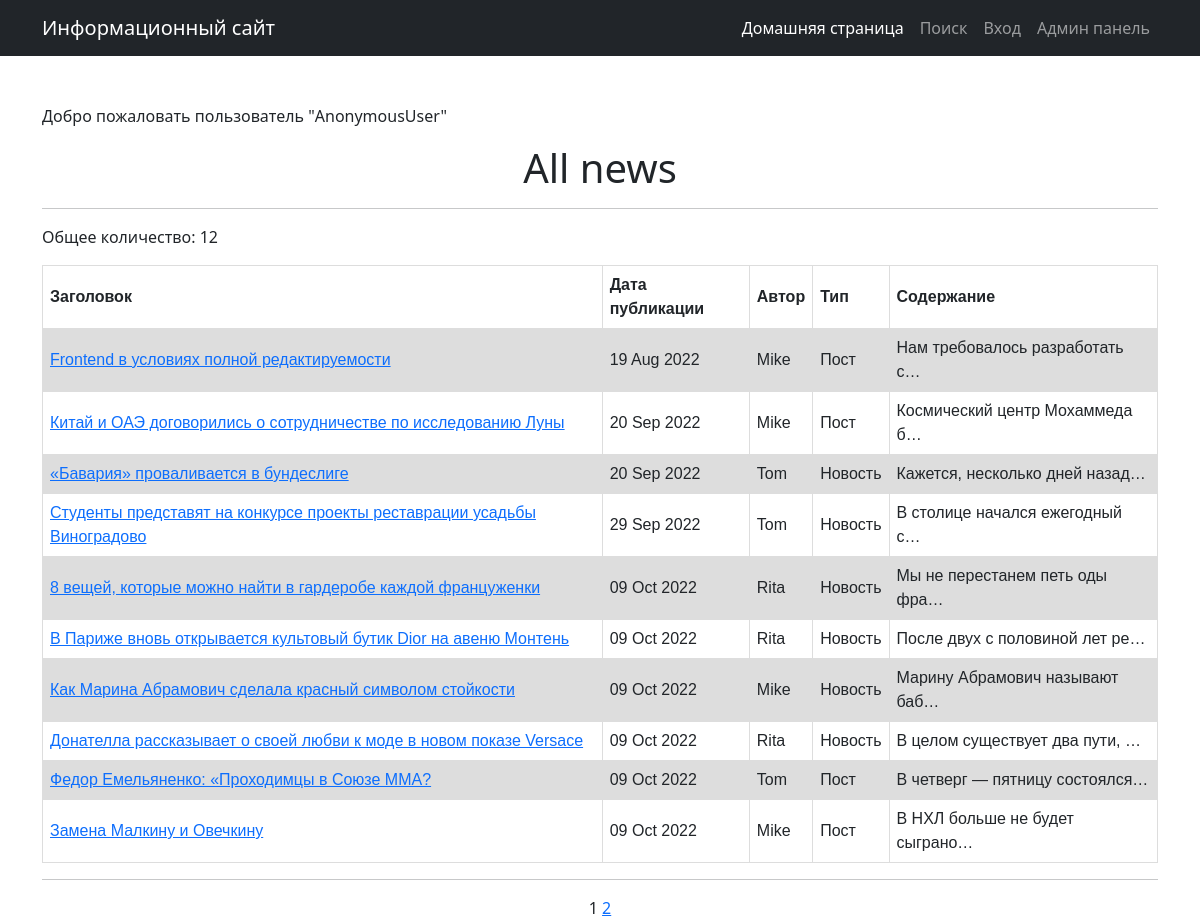
The page /news/ on the database as committed earlier.
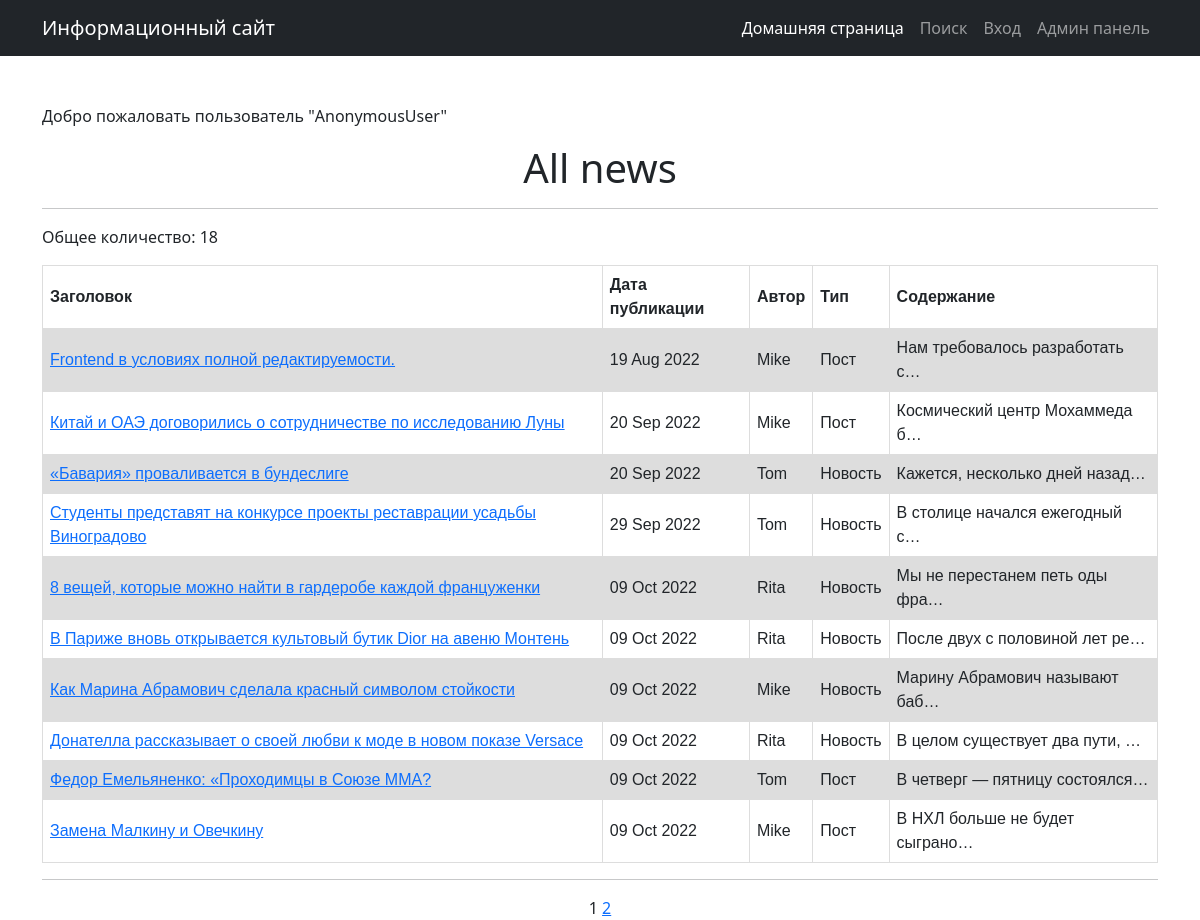
The same page on the database as committed later.
### news/models.py (models this page shows, shortened)
class Post(models.Model):
    ARTICLE = 'AR'
    NEWS = 'NW'
    TYPES = [
        (ARTICLE, "Пост"),
        (NEWS, "Новость")
    ]
    title = models.CharField(max_length=254)
    content = models.TextField()
    rating = models.IntegerField(default=0)
    type = models.CharField(max_length=10,
                            choices=TYPES,
                            blank=True,
                            null=True,
                            default='post'
                            )
    cr_time = models.DateTimeField(auto_now_add=True)
    postAuthor = models.ForeignKey(Author, on_delete=models.RESTRICT)
    category = models.ManyToManyField(Category, through='PostCategory')
    class Meta:
        verbose_name = "Пост"
        verbose_name_plural = "Посты"

class Author(models.Model):
    author = models.OneToOneField(User,
                                  on_delete=models.CASCADE,
                                  primary_key=True  # Первичный ключ будет тот же, что и внешний ключ
                                  )
    rating = models.SmallIntegerField(default=0)
    def __str__(self):
        return f"{self.author}"
    class Meta:
        verbose_name = "Автор"
        verbose_name_plural = "Авторы"

### news/views.py (the view)
# urls.py: path('', NewsList.as_view(), name='list_posts'),
class NewsList(ListView):
    model = Post
    ordering = 'cr_time'
    template_name = 'postslist.html'
    context_object_name = 'newslist'
    paginate_by = 10
    def get_context_data(self, **kwargs):
        context = super(NewsList, self).get_context_data()
        context['currentuserid'] = self.request.user.id
        return context

### news/templatetags/custom_filters.py (called while the page is built)
@register.filter()
def censor(value:str, symbol='*')->str:
    badwords_in_text = set(value.split( )) & set(BADWORDS)  #  Список нецензурных слов в тексте путем пересечения множеств
    if badwords_in_text:
        for badword in badwords_in_text:
            censored = badword[0] + (len(badword) - 1) * symbol
            value = value.replace(badword, censored)
    return value

@register.filter()
def typetorus(type_value):
    types = {'AR': "Пост", 'NW': "Новость"}
    return types[type_value]

### news/templates/news/postslist.html (shortened to what this page needs)
{% extends 'flatpages/default.html' %}
{% load custom_filters %}
{% block content %}
<p align="left">Добро пожаловать пользователь "{{ request.user }}"</p>
<h1>All news</h1>
<hr>
<p align="left"> Общее количество: {{ paginator.count }}</p>
{% if newslist %}
    <table border="1" align="center">
        <tr>
            <th align="center">Заголовок</th>
            <th align="center">Дата публикации</th>
            <th align="center">Автор</th>
            <th align="center">Тип</th>
            <th align="center">Содержание</th>
        </tr>
    {% for news in newslist %}
        <tr>
            <td align="left"><a href="/news/{{ news.pk }}">{{ news.title|censor:"*" }}</a></td>
            <td align="center">{{ news.cr_time|date:'d M Y' }}</td>
            <td align="center">{{ news.postAuthor }}</td>
            <td align="center">{{ news.type|typetorus }}</td>
            <td align="center">{{ news.content|censor:"*"|truncatechars:30 }}</td>
        </tr>
    {% endfor %}
    </table>
<hr>
{% endif %}
<div>
{% if paginator.count > paginator.per_page %}
    {{ page_obj.number }}
    {% if page_obj.has_next %}
        <a href="?page={{ page_obj.next_page_number }}">{{ page_obj.next_page_number }}</a>
    {% endif %}
{% endif %}
</div>
{% endblock content %}

Rows that differ between the two databases and show on the page:
changed Post "Нам требовалось разработать с…": title|censor "Frontend в условиях полной редактируемости" → "Frontend в условиях полной редактируемости."
Other text that changed with them:
{{ paginator.count }}: "12" → "18"
